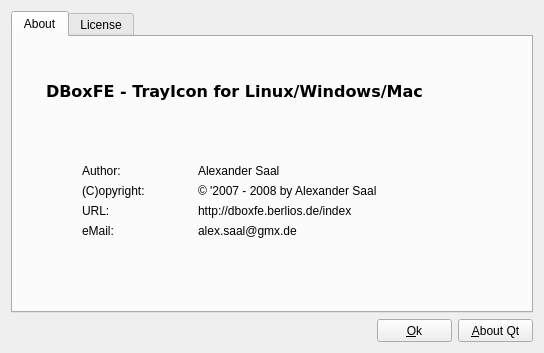
<ui version="4.0" >
 <class>UiTrayAbout</class>
 <widget class="QWidget" name="UiTrayAbout" >
  <property name="geometry" >
   <rect>
    <x>0</x>
    <y>0</y>
    <width>544</width>
    <height>353</height>
   </rect>
  </property>
  <property name="minimumSize" >
   <size>
    <width>544</width>
    <height>353</height>
   </size>
  </property>
  <property name="maximumSize" >
   <size>
    <width>544</width>
    <height>353</height>
   </size>
  </property>
  <property name="windowTitle" >
   <string>About DBoxFE - TrayIcon</string>
  </property>
  <property name="windowIcon" >
   <iconset>
    <normaloff>:/dboxfetray.png</normaloff>:/dboxfetray.png</iconset>
  </property>
  <layout class="QGridLayout" name="glTrayAbout" >
   <item row="0" column="0" >
    <widget class="QTabWidget" name="tabWidgetAbout" >
     <property name="currentIndex" >
      <number>0</number>
     </property>
     <widget class="QWidget" name="tabAbout" >
      <attribute name="title" >
       <string>About</string>
      </attribute>
      <layout class="QGridLayout" name="glTrayAboutTab" >
       <item row="0" column="0" colspan="3" >
        <spacer name="vsTrayAboutTop" >
         <property name="orientation" >
          <enum>Qt::Vertical</enum>
         </property>
         <property name="sizeHint" stdset="0" >
          <size>
           <width>371</width>
           <height>20</height>
          </size>
         </property>
        </spacer>
       </item>
       <item row="1" column="0" colspan="3" >
        <layout class="QHBoxLayout" name="hlTrayAboutApplication" >
         <property name="spacing" >
          <number>6</number>
         </property>
         <property name="margin" >
          <number>0</number>
         </property>
         <item>
          <widget class="QLabel" name="labelTrayIcon" >
           <property name="minimumSize" >
            <size>
             <width>18</width>
             <height>18</height>
            </size>
           </property>
           <property name="maximumSize" >
            <size>
             <width>18</width>
             <height>18</height>
            </size>
           </property>
           <property name="pixmap" >
            <pixmap resource="../resource/tray.qrc" >:/dboxfe_image</pixmap>
           </property>
          </widget>
         </item>
         <item>
          <widget class="QLabel" name="labelTrayAboutApplication" >
           <property name="font" >
            <font>
             <family>Verdana</family>
             <pointsize>12</pointsize>
             <weight>75</weight>
             <italic>false</italic>
             <bold>true</bold>
             <underline>false</underline>
             <strikeout>false</strikeout>
            </font>
           </property>
           <property name="text" >
            <string>DBoxFE - TrayIcon for Linux/Windows/Mac</string>
           </property>
          </widget>
         </item>
        </layout>
       </item>
       <item rowspan="3" row="2" column="0" >
        <spacer name="hsTrayAboutLeft" >
         <property name="orientation" >
          <enum>Qt::Horizontal</enum>
         </property>
         <property name="sizeHint" stdset="0" >
          <size>
           <width>40</width>
           <height>201</height>
          </size>
         </property>
        </spacer>
       </item>
       <item row="2" column="1" >
        <spacer name="vsTrayAboutMiddle" >
         <property name="orientation" >
          <enum>Qt::Vertical</enum>
         </property>
         <property name="sizeHint" stdset="0" >
          <size>
           <width>371</width>
           <height>20</height>
          </size>
         </property>
        </spacer>
       </item>
       <item rowspan="3" row="2" column="2" >
        <spacer name="hsTrayAboutRight" >
         <property name="orientation" >
          <enum>Qt::Horizontal</enum>
         </property>
         <property name="sizeHint" stdset="0" >
          <size>
           <width>40</width>
           <height>191</height>
          </size>
         </property>
        </spacer>
       </item>
       <item row="3" column="1" >
        <layout class="QVBoxLayout" name="vlTrayAbout" >
         <property name="spacing" >
          <number>6</number>
         </property>
         <property name="margin" >
          <number>0</number>
         </property>
         <item>
          <layout class="QHBoxLayout" name="hlTrayAboutAuthor" >
           <property name="spacing" >
            <number>6</number>
           </property>
           <property name="margin" >
            <number>0</number>
           </property>
           <item>
            <widget class="QLabel" name="labelAuthor" >
             <property name="minimumSize" >
              <size>
               <width>110</width>
               <height>0</height>
              </size>
             </property>
             <property name="maximumSize" >
              <size>
               <width>110</width>
               <height>16777215</height>
              </size>
             </property>
             <property name="text" >
              <string>Author:</string>
             </property>
            </widget>
           </item>
           <item>
            <widget class="QLabel" name="labelTrayAboutAuthor" >
             <property name="text" >
              <string>Alexander Saal</string>
             </property>
            </widget>
           </item>
          </layout>
         </item>
         <item>
          <layout class="QHBoxLayout" name="hlTrayAboutCopyright" >
           <property name="spacing" >
            <number>6</number>
           </property>
           <property name="margin" >
            <number>0</number>
           </property>
           <item>
            <widget class="QLabel" name="labelCopyright" >
             <property name="minimumSize" >
              <size>
               <width>110</width>
               <height>0</height>
              </size>
             </property>
             <property name="maximumSize" >
              <size>
               <width>110</width>
               <height>16777215</height>
              </size>
             </property>
             <property name="text" >
              <string>(C)opyright:</string>
             </property>
            </widget>
           </item>
           <item>
            <widget class="QLabel" name="labelTrayAboutCopyright" >
             <property name="text" >
              <string>© '2007 - 2008 by Alexander Saal</string>
             </property>
            </widget>
           </item>
          </layout>
         </item>
         <item>
          <layout class="QHBoxLayout" name="hlTrayAboutUrl" >
           <property name="spacing" >
            <number>6</number>
           </property>
           <property name="margin" >
            <number>0</number>
           </property>
           <item>
            <widget class="QLabel" name="labelUrl" >
             <property name="minimumSize" >
              <size>
               <width>110</width>
               <height>0</height>
              </size>
             </property>
             <property name="maximumSize" >
              <size>
               <width>110</width>
               <height>16777215</height>
              </size>
             </property>
             <property name="text" >
              <string>URL:</string>
             </property>
            </widget>
           </item>
           <item>
            <widget class="QLabel" name="labelTrayAboutUrl" >
             <property name="cursor" >
              <cursorShape>PointingHandCursor</cursorShape>
             </property>
             <property name="text" >
              <string>http://dboxfe.berlios.de/index</string>
             </property>
            </widget>
           </item>
          </layout>
         </item>
         <item>
          <layout class="QHBoxLayout" name="hlTrayAboutMail" >
           <property name="spacing" >
            <number>6</number>
           </property>
           <property name="margin" >
            <number>0</number>
           </property>
           <item>
            <widget class="QLabel" name="labelMail" >
             <property name="minimumSize" >
              <size>
               <width>110</width>
               <height>0</height>
              </size>
             </property>
             <property name="maximumSize" >
              <size>
               <width>110</width>
               <height>16777215</height>
              </size>
             </property>
             <property name="text" >
              <string>eMail:</string>
             </property>
            </widget>
           </item>
           <item>
            <widget class="QLabel" name="labelTrayAboutMail" >
             <property name="cursor" >
              <cursorShape>PointingHandCursor</cursorShape>
             </property>
             <property name="text" >
              <string>alex.saal@gmx.de</string>
             </property>
            </widget>
           </item>
          </layout>
         </item>
        </layout>
       </item>
       <item row="4" column="1" >
        <spacer name="vsTrayAboutButtom" >
         <property name="orientation" >
          <enum>Qt::Vertical</enum>
         </property>
         <property name="sizeHint" stdset="0" >
          <size>
           <width>381</width>
           <height>64</height>
          </size>
         </property>
        </spacer>
       </item>
      </layout>
     </widget>
     <widget class="QWidget" name="tabLicense" >
      <attribute name="title" >
       <string>License</string>
      </attribute>
      <layout class="QGridLayout" name="glTrayAboutLicense" >
       <item row="0" column="0" >
        <widget class="QTextEdit" name="textEditTrayAboutLicense" >
         <property name="undoRedoEnabled" >
          <bool>false</bool>
         </property>
         <property name="readOnly" >
          <bool>true</bool>
         </property>
        </widget>
       </item>
      </layout>
     </widget>
    </widget>
   </item>
   <item row="1" column="0" >
    <layout class="QHBoxLayout" name="hlOk" >
     <property name="spacing" >
      <number>6</number>
     </property>
     <property name="margin" >
      <number>0</number>
     </property>
     <item>
      <spacer name="hsTrayAboutOk" >
       <property name="orientation" >
        <enum>Qt::Horizontal</enum>
       </property>
       <property name="sizeHint" stdset="0" >
        <size>
         <width>81</width>
         <height>20</height>
        </size>
       </property>
      </spacer>
     </item>
     <item>
      <widget class="QPushButton" name="btnOk" >
       <property name="minimumSize" >
        <size>
         <width>75</width>
         <height>23</height>
        </size>
       </property>
       <property name="maximumSize" >
        <size>
         <width>75</width>
         <height>23</height>
        </size>
       </property>
       <property name="text" >
        <string>&amp;Ok</string>
       </property>
      </widget>
     </item>
     <item>
      <widget class="QPushButton" name="btnAboutQt" >
       <property name="minimumSize" >
        <size>
         <width>75</width>
         <height>23</height>
        </size>
       </property>
       <property name="maximumSize" >
        <size>
         <width>75</width>
         <height>23</height>
        </size>
       </property>
       <property name="text" >
        <string>&amp;About Qt</string>
       </property>
      </widget>
     </item>
    </layout>
   </item>
  </layout>
 </widget>
 <tabstops>
  <tabstop>tabWidgetAbout</tabstop>
  <tabstop>textEditTrayAboutLicense</tabstop>
  <tabstop>btnOk</tabstop>
  <tabstop>btnAboutQt</tabstop>
 </tabstops>
 <resources>
  <include location="../resource/tray.qrc" />
  <include location="../resource/tray.qrc" />
  <include location="../resource/tray.qrc" />
  <include location="../resource/tray.qrc" />
  <include location="../resource/tray.qrc" />
 </resources>
 <connections>
  <connection>
   <sender>btnOk</sender>
   <signal>clicked()</signal>
   <receiver>UiTrayAbout</receiver>
   <slot>hide()</slot>
   <hints>
    <hint type="sourcelabel" >
     <x>378</x>
     <y>331</y>
    </hint>
    <hint type="destinationlabel" >
     <x>355</x>
     <y>331</y>
    </hint>
   </hints>
  </connection>
 </connections>
</ui>
